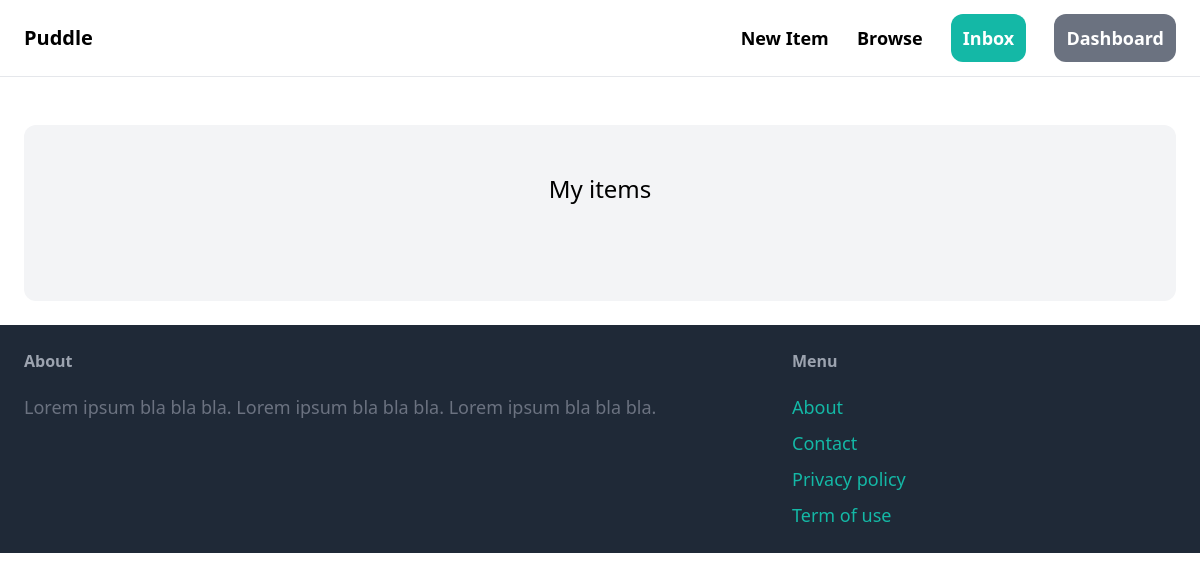
The app's page /dashboard/ (signed in), older data.
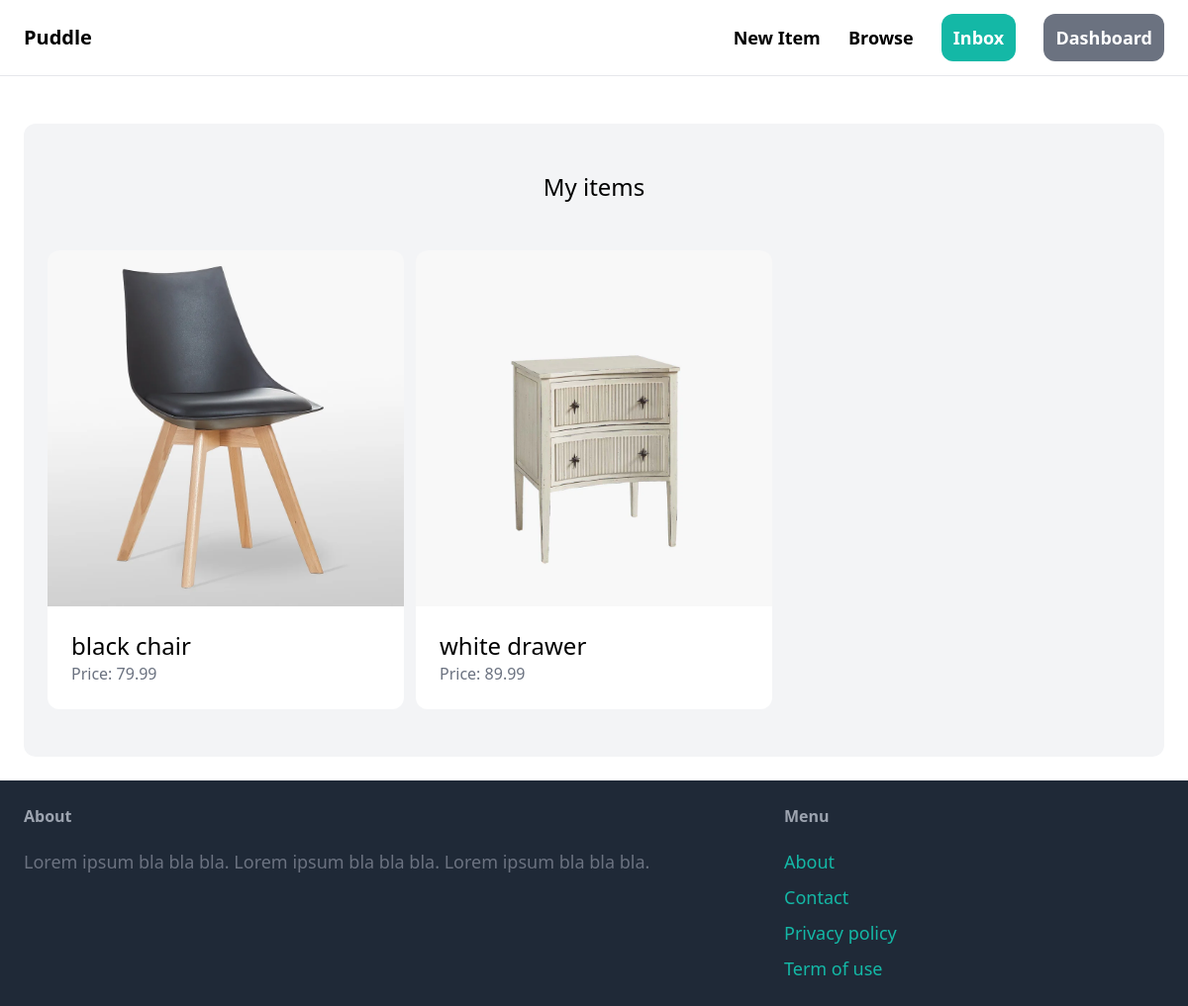
The same page, newer data.
### item/models.py (models this page shows, shortened)
class Item(models.Model):
    category=models.ForeignKey(Category,related_name='items',on_delete=models.CASCADE)
    name=models.CharField(max_length=255)
    description=models.TextField(null=True , blank=True)
    price=models.FloatField()
    image=models.ImageField(upload_to='item_images',blank=True,null=True)
    is_sold=models.BooleanField(default=False)
    created_by=models.ForeignKey(User,related_name='items',on_delete=models.CASCADE)
    created_at=models.DateTimeField(auto_now_add=True)

### dashboard/views.py (the view)
# urls.py: path('',core_views.index,name='index'),
@login_required
def index(request):
    items=Item.objects.filter(created_by=request.user)
    return render(request,'dashboard/index.html',{
        'items':items
    })

### dashboard/templates/dashboard/index.html (shortened to what this page needs)
{% extends 'core/base.html' %}
{% block content %}
    <div class="mt-6 px-6 py-12 bg-gray-100 rounded-xl">
        <h2 class="mb-12 text-2xl text-center">My items</h2>
        <div class="grid grid-cols-3 gap-3">
            {% for item in items %}
                <div>
                    <a href="{% url 'item:detail' item.id %}">
                        <div>
                            <img src="{{ item.image.url }}" class="rounded-t-xl">
                        </div>
                        <div class="p-6 bg-white rounded-b-xl">
                            <h2 class="text-2xl">{{ item.name }}</h2>
                            <p class="text-gray-500">Price: {{ item.price }}</p>
                        </div>
                    </a>
                </div>
            {% endfor %}
        </div>
    </div>
{% endblock %}

Row changes from the older to the newer data that the page shows:
added Item: image (picture), name "black chair", price "79.99"
added Item: image (picture), name "white drawer", price "89.99"
